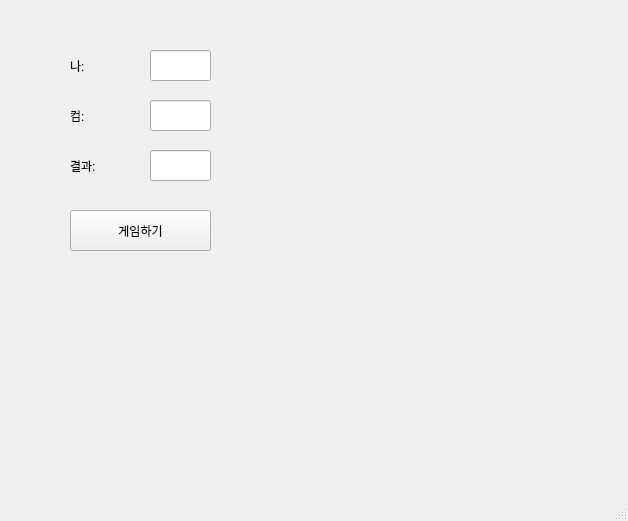
<?xml version="1.0" encoding="UTF-8"?>
<ui version="4.0">
 <class>MainWindow</class>
 <widget class="QMainWindow" name="MainWindow">
  <property name="geometry">
   <rect>
    <x>0</x>
    <y>0</y>
    <width>628</width>
    <height>521</height>
   </rect>
  </property>
  <property name="windowTitle">
   <string>MainWindow</string>
  </property>
  <widget class="QWidget" name="centralwidget">
   <widget class="QLabel" name="lblMine">
    <property name="geometry">
     <rect>
      <x>70</x>
      <y>60</y>
      <width>56</width>
      <height>12</height>
     </rect>
    </property>
    <property name="text">
     <string>나:</string>
    </property>
   </widget>
   <widget class="QLabel" name="lblCom">
    <property name="geometry">
     <rect>
      <x>70</x>
      <y>110</y>
      <width>56</width>
      <height>12</height>
     </rect>
    </property>
    <property name="text">
     <string>컴:</string>
    </property>
   </widget>
   <widget class="QLabel" name="lblResult">
    <property name="geometry">
     <rect>
      <x>70</x>
      <y>160</y>
      <width>56</width>
      <height>12</height>
     </rect>
    </property>
    <property name="text">
     <string>결과:</string>
    </property>
   </widget>
   <widget class="QLineEdit" name="leMine">
    <property name="geometry">
     <rect>
      <x>150</x>
      <y>50</y>
      <width>61</width>
      <height>31</height>
     </rect>
    </property>
   </widget>
   <widget class="QLineEdit" name="leCom">
    <property name="geometry">
     <rect>
      <x>150</x>
      <y>100</y>
      <width>61</width>
      <height>31</height>
     </rect>
    </property>
   </widget>
   <widget class="QLineEdit" name="leResult">
    <property name="geometry">
     <rect>
      <x>150</x>
      <y>150</y>
      <width>61</width>
      <height>31</height>
     </rect>
    </property>
   </widget>
   <widget class="QPushButton" name="pb">
    <property name="geometry">
     <rect>
      <x>70</x>
      <y>210</y>
      <width>141</width>
      <height>41</height>
     </rect>
    </property>
    <property name="text">
     <string>게임하기</string>
    </property>
   </widget>
  </widget>
  <widget class="QMenuBar" name="menubar">
   <property name="geometry">
    <rect>
     <x>0</x>
     <y>0</y>
     <width>628</width>
     <height>21</height>
    </rect>
   </property>
  </widget>
  <widget class="QStatusBar" name="statusbar"/>
 </widget>
 <resources/>
 <connections/>
</ui>
